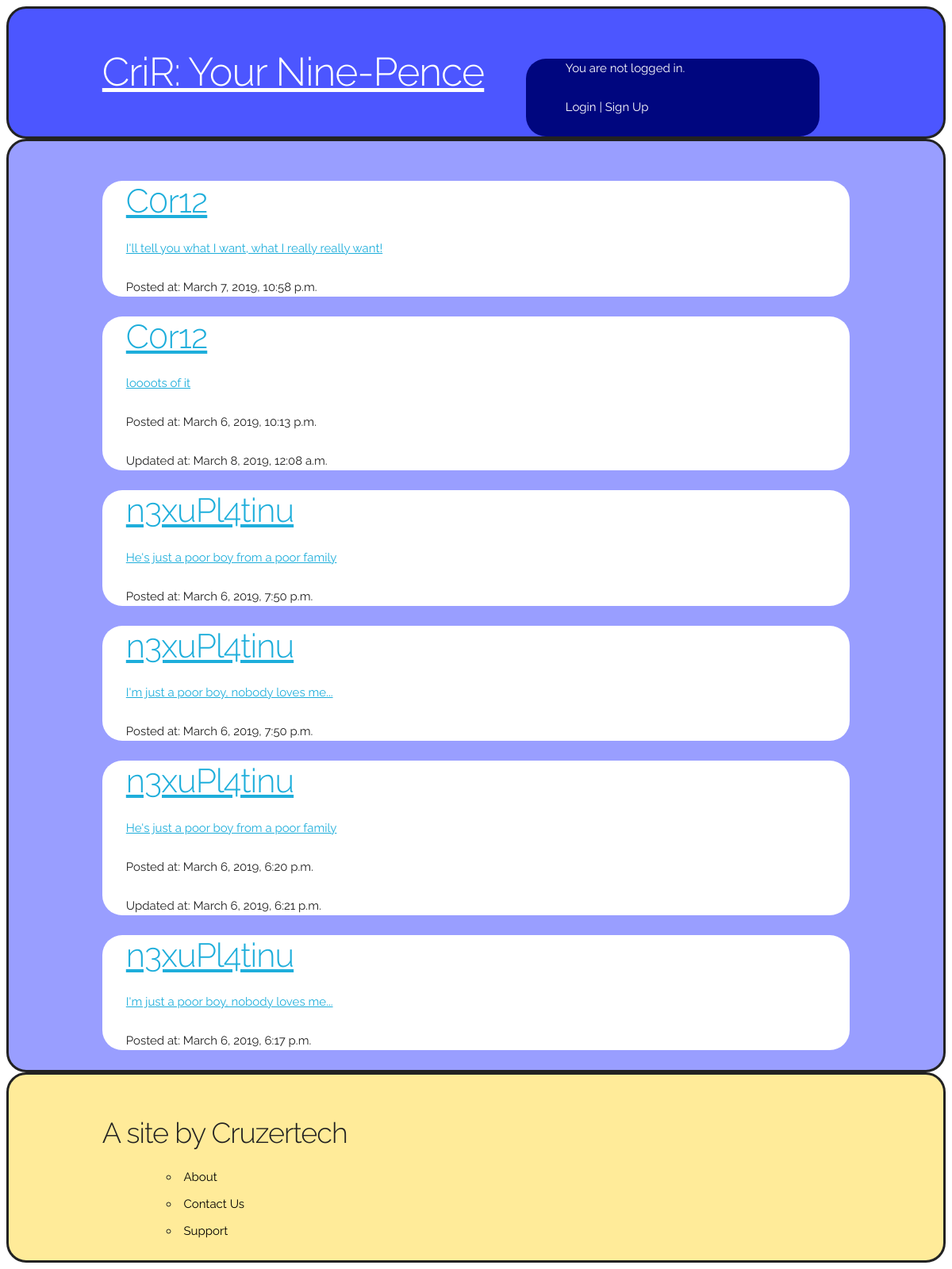
The page / on the database its author committed.
### criRapp/models.py (models this page shows, shortened)
class Cri(models.Model):
    author = models.ForeignKey('auth.user', on_delete=models.CASCADE)
    created = models.DateTimeField(auto_now_add=True)
    updated = models.DateTimeField(auto_now=True)
    body = models.CharField(max_length=200)
    photo = models.ImageField(upload_to='images/')
    @property
    def created_updated_differ(self):
        return(self.updated - self.created) > timedelta(seconds=1)

### criRapp/views.py (the view)
# urls.py: path('', views.CrirListView.as_view(), name='home'),
class CrirListView(ListView):
    model = Cri
    template_name = 'criRapp/home.html'
    def get_queryset(self):
        return Cri.objects.order_by('-created')

### criRapp/templates/criRapp/home.html (shortened to what this page needs)
{% extends 'criRapp/base.html' %}
{% block content %}
    {% for post in object_list %}
        <div class="post-entry">
            <h2><a href="{% url 'user_cri_list' post.author.username %}">{{ post.author }}</a></h2>
            <p><a href="{% url 'cri_detail' post.id %}">{{ post.body }}</a></p>
            <p>Posted at: {{ post.created }}</p>
            {% if post.created_updated_differ %}
                <p>Updated at: {{ post.updated }}</p>
            {% endif %}
        </div>
    {% endfor %}
{% endblock content %}

### criRapp/templates/criRapp/base.html (shortened to what this page needs)
{% load static %}
<html>
    <head>
        <link rel="stylesheet" type="text/css" href="{% static 'css/base.css' %}">
    </head>
    <body>
    <section class="topbar">
        <div class="container">
            <header>
            <div class="seven columns">
                <h1><a href="/">CriR: Your Nine-Pence</a></h1>
            </div>
            <div id="nav" class="five columns">
            {% if user.is_authenticated %}
                <ul>
                    <li>Welcome, <a href="{% url 'user_cri_list' user.username %}">{{ user.username }}</a>!</li><br>
                    <li><a href="{% url 'cri_new' %}">+ New Cri</a></li>
                    <li><a href="{% url 'logout' %}">Logout</a></li>
                </ul>
            {% else %}
                <p>You are not logged in.</p>
                <p><a href="{% url 'login' %}">Login</a> | <a href="{% url 'signup' %}">Sign Up</a></p>
            {% endif %}
            </div>
            </header>
        </div>
    </section>
    <section class="cris">
        <div class="container">
        {% block content %}
        {% endblock content %}
        </div>
    </section>
    <section class="footer">
        <div class="container">
            <footer>
            <div class="five columns">
                <h3>A site by Cruzertech</h3>
            </div>
            <div class="offset-by-one columns">
                <ul>
                    <li><a href=''>About</a></li>
                    <li><a href=''>Contact Us</a></li>
                    <li><a href=''>Support</a></li>
                </ul>
            </div>
            </footer>
        </div>
    </section>
    </body>
</html>

### static/css/base.css (style rules this page uses)
.container { position: relative; width: 100%; max-width: 960px; margin: 0 auto; padding: 0 20px; box-sizing: border-box; }
.column, .columns { width: 100%; float: left; box-sizing: border-box; }
@media (min-width: 400px) { .container { width: 85%; padding: 0; } }
@media (min-width: 550px) { .container { width: 80%; } }
@media (min-width: 550px) { .column, .columns { margin-left: 4%; } }
@media (min-width: 550px) { .column:first-child, .columns:first-child { margin-left: 0; } }
@media (min-width: 550px) { .five.columns { width: 39.3333333333%; } }
@media (min-width: 550px) { .seven.columns { width: 56.6666666667%; } }
@media (min-width: 550px) { .offset-by-one.column, .offset-by-one.columns { margin-left: 8.66666666667%; } }
html { font-size: 62.5%; }
body { font-size: 1.5em; line-height: 1.6; font-weight: 400; font-family: "Raleway", "HelveticaNeue", "Helvetica Neue", Helvetica, Arial, sans-serif; color: #222; }
h1, h2, h3, h4, h5, h6 { margin-top: 0; margin-bottom: 2rem; font-weight: 300; }
h1 { font-size: 4.0rem; line-height: 1.2; letter-spacing: -.1rem; }
h2 { font-size: 3.6rem; line-height: 1.25; letter-spacing: -.1rem; }
h3 { font-size: 3.0rem; line-height: 1.3; letter-spacing: -.1rem; }
@media (min-width: 550px) { h1 { font-size: 5.0rem; } }
@media (min-width: 550px) { h2 { font-size: 4.2rem; } }
@media (min-width: 550px) { h3 { font-size: 3.6rem; } }
p { margin-top: 0; }
a { color: #1EAEDB; }
ul { list-style: circle inside; }
ol, ul { padding-left: 0; margin-top: 0; }
li { margin-bottom: 1rem; }
pre, blockquote, dl, figure, table, p, ul, ol, form { margin-bottom: 2.5rem; }
.container:after, .row:after, .u-cf { content: ""; display: table; clear: both; }
.container { margin-top: 50px; }
#nav { margin: 13px 0 0 0; background: #00067F; color: white; border-radius: 25px; padding-left: 50px; }
#nav a { text-decoration: none; }
.topbar { border-radius: 25px; border: solid; background: #4C56FF; }
.topbar a { color: white; }
.cris { background: #999EFF; border-radius: 25px; border: solid; }
.post-entry { background: white; border-radius: 25px; padding-left: 30px; }
.footer { background: #FFEB99; border-radius: 25px; border: solid; }
footer { margin-bottom: 50px; }
footer a { color: black; text-decoration: none; }

### rows shown on the page
Cri: author "C0r12", body "I'll tell you what I want, what I really really want!", created "March 7, 2019, 10:58 p.m."
Cri: author "C0r12", body "loooots of it", created "March 6, 2019, 10:13 p.m.", updated "March 8, 2019, 12:08 a.m."
Cri: author "n3xuPl4tinu", body "He's just a poor boy from a poor family", created "March 6, 2019, 7:50 p.m."
Cri: author "n3xuPl4tinu", body "I'm just a poor boy, nobody loves me...", created "March 6, 2019, 7:50 p.m."
Cri: author "n3xuPl4tinu", body "He's just a poor boy from a poor family", created "March 6, 2019, 6:20 p.m.", updated "March 6, 2019, 6:21 p.m."
Cri: author "n3xuPl4tinu", body "I'm just a poor boy, nobody loves me...", created "March 6, 2019, 6:17 p.m."
